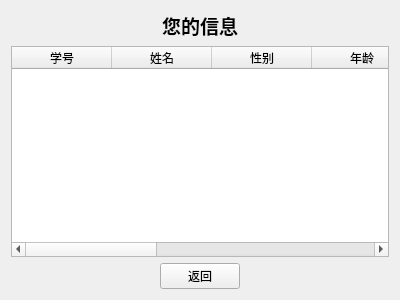
<?xml version="1.0" encoding="UTF-8"?>
<ui version="4.0">
 <class>StudentData</class>
 <widget class="QWidget" name="StudentData">
  <property name="geometry">
   <rect>
    <x>0</x>
    <y>0</y>
    <width>400</width>
    <height>300</height>
   </rect>
  </property>
  <property name="windowTitle">
   <string>Form</string>
  </property>
  <layout class="QVBoxLayout" name="verticalLayout_2">
   <item>
    <layout class="QVBoxLayout" name="verticalLayout">
     <item alignment="Qt::AlignmentFlag::AlignHCenter">
      <widget class="QLabel" name="label">
       <property name="text">
        <string>&lt;html&gt;&lt;head/&gt;&lt;body&gt;&lt;p&gt;&lt;span style=&quot; font-size:14pt; font-weight:700;&quot;&gt;您的信息&lt;/span&gt;&lt;/p&gt;&lt;/body&gt;&lt;/html&gt;</string>
       </property>
      </widget>
     </item>
     <item>
      <widget class="QTableWidget" name="tableWidget">
       <column>
        <property name="text">
         <string>学号</string>
        </property>
       </column>
       <column>
        <property name="text">
         <string>姓名</string>
        </property>
       </column>
       <column>
        <property name="text">
         <string>性别</string>
        </property>
       </column>
       <column>
        <property name="text">
         <string>年龄</string>
        </property>
       </column>
       <column>
        <property name="text">
         <string>数学成绩</string>
        </property>
       </column>
       <column>
        <property name="text">
         <string>语文成绩</string>
        </property>
       </column>
       <column>
        <property name="text">
         <string>英语成绩</string>
        </property>
       </column>
       <column>
        <property name="text">
         <string>平均分</string>
        </property>
       </column>
      </widget>
     </item>
     <item alignment="Qt::AlignmentFlag::AlignHCenter">
      <widget class="QPushButton" name="pushButton_2">
       <property name="text">
        <string>返回</string>
       </property>
      </widget>
     </item>
    </layout>
   </item>
  </layout>
 </widget>
 <resources/>
 <connections/>
</ui>
